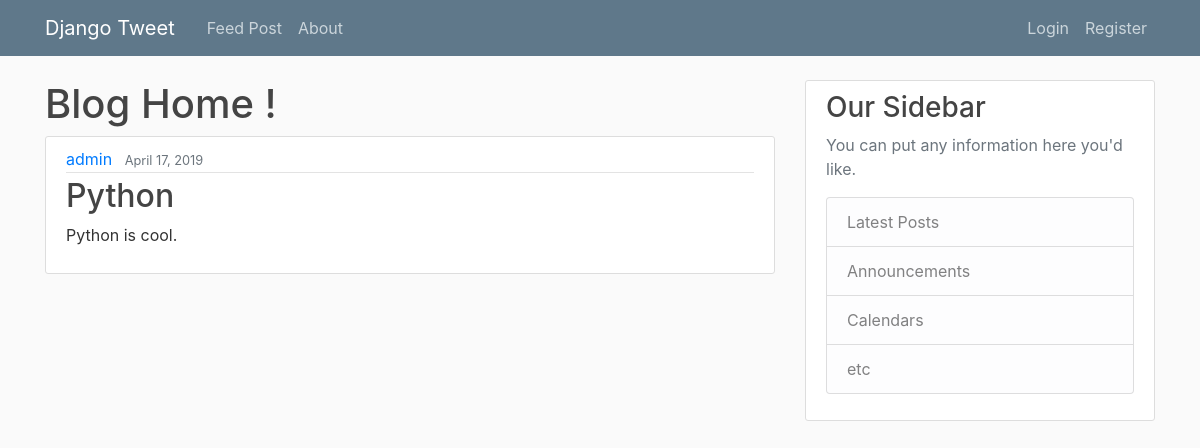
Screenshot of /post/28/ with the database file from the repository.
### blog/models.py (models this page shows, shortened)
class Post(models.Model):
	title = models.CharField(max_length=100)
	content = models.TextField()
	date_posted = models.DateTimeField(default=timezone.now)   #@ timezone.now() is function which we are not using here
	author = models.ForeignKey(User, on_delete=models.CASCADE)

### blog/views.py (the view)
# urls.py: path('post/<int:pk>/', PostDetailView.as_view(), name="post-detail"),
class PostDetailView(DetailView):
	model = Post

### blog/templates/blog/post_detail.html (shortened to what this page needs)
{% extends 'blog/base.html' %}
{% block content %}
	<h1>Blog Home !</h1>
		<article class="media content-section">
			  <div class="media-body">
			    <div class="article-metadata">
			      <a class="mr-2" href="#">{{ object.author }}</a>
			      <small class="text-muted">{{ object.date_posted | date:"F d, Y"}}</small>
			    </div>
			    <h2 class="article-title">{{ object.title }}</h2>
			    <p class="article-content">{{ object.content }}</p>
			  </div>
		</article>
{% endblock content %}

### blog/static/blog/main.css (style rules this page uses)
body { background: #fafafa; color: #333333; margin-top: 5rem; }
h1, h2, h3, h4, h5, h6 { color: #444444; }
.content-section { background: #ffffff; padding: 10px 20px; border: 1px solid #dddddd; border-radius: 3px; margin-bottom: 20px; }
.article-title { color: #444444; }
.article-content { white-space: pre-line; }
.article-metadata { padding-bottom: 1px; margin-bottom: 4px; border-bottom: 1px solid #e3e3e3 }

### rows the page displays
Post: author "admin", date_posted "April 17, 2019", title "Python", content "Python is cool."
